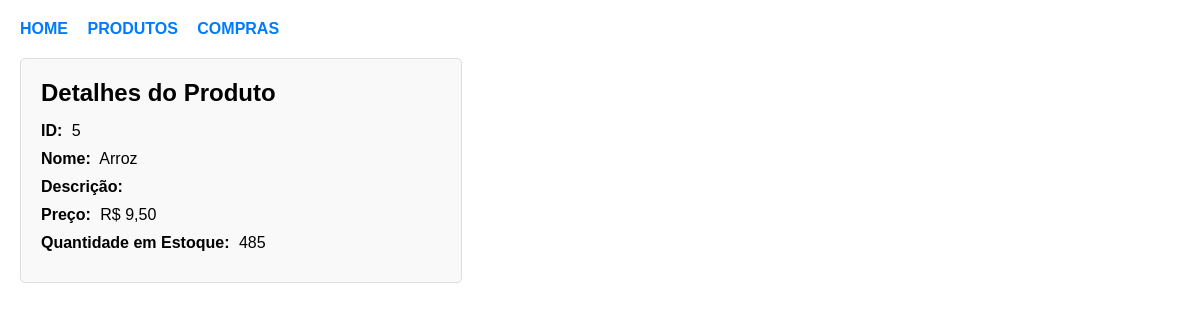
The app's page /products/5/ with its own data.
### products/models.py (models this page shows, shortened)
class Product(models.Model):
  name = models.CharField(max_length=200)
  price = models.DecimalField(max_digits=10,decimal_places=2)
  quantity = models.PositiveIntegerField()
  created_at = models.DateTimeField(auto_now_add=True)

### products/views.py (the view)
# urls.py: path("<int:product_id>/", views.detail, name="detail"),
def detail(request, product_id):
  product = Product.objects.get(id=product_id)
  context = {"product": product}
  return render(request, "products/detail.html", context)

### products/templates/products/detail.html (shortened to what this page needs)
<!DOCTYPE html>
<html lang="pt-BR">
<head>
</head>
<body>
  <header>
    <nav>
      <a href="/">HOME</a>
      <a href="/products/">PRODUTOS</a>
      <a href="/orders/">COMPRAS</a>
    </nav>
  </header>
  <section class="product-details">
    <h2>Detalhes do Produto</h2>
    <div><label>ID:</label> {{ product.id }}</div>
    <div><label>Nome:</label> {{ product.name }}</div>
    <div><label>Descrição:</label> {{ product.description }}</div>
    <div><label>Preço:</label> R$ {{ product.price }}</div>
    <div><label>Quantidade em Estoque:</label> {{ product.quantity }}</div>
  </section>
</body>
</html>

### products/templates/products/detail.html (style rules this page uses)
body { font-family: Arial, sans-serif; margin: 20px; }
header { margin-bottom: 20px; }
nav a { margin-right: 15px; text-decoration: none; color: #007bff; font-weight: bold; }
.product-details { border: 1px solid #ddd; padding: 20px; max-width: 400px; background-color: #f9f9f9; border-radius: 5px; }
.product-details h2 { margin-top: 0; margin-bottom: 15px; }
.product-details div { margin-bottom: 10px; font-size: 16px; }
.product-details label { font-weight: bold; margin-right: 5px; }

### records on screen
Product: id "5", name "Arroz", price "9,50", quantity "485"
